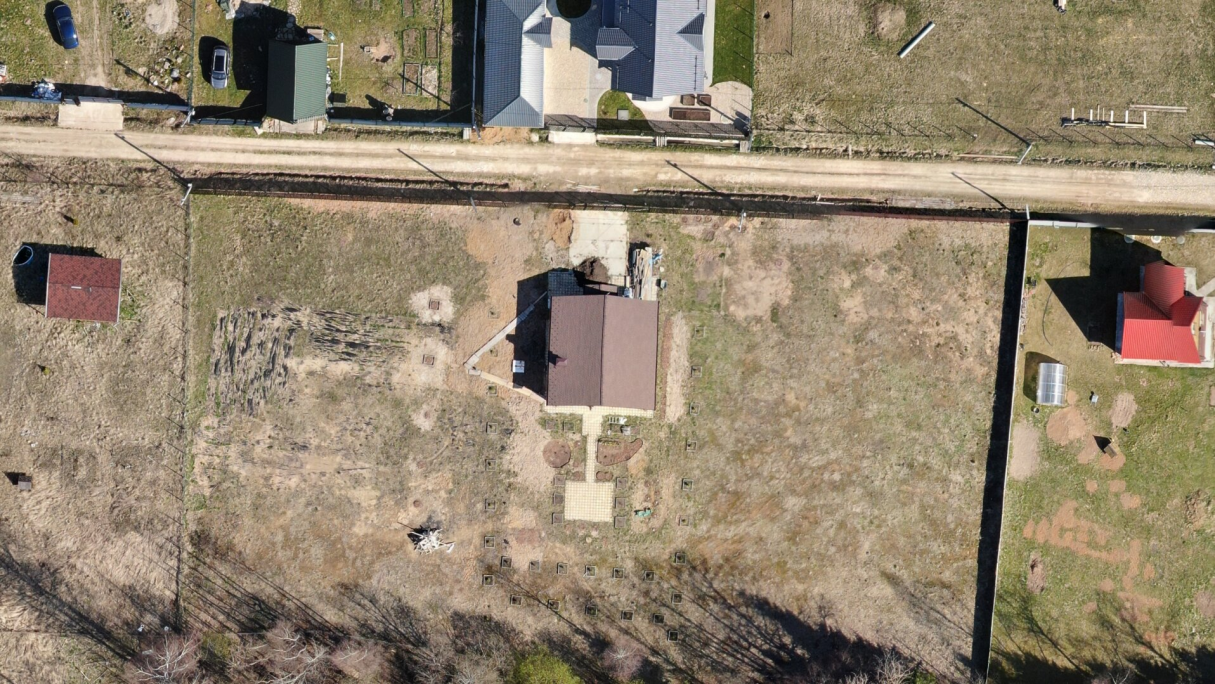
#> input picture Default_Images/test.png, 1215 x 684 px, found by its file name
$ python Rects_and_angles.py
#> lines starting #> are read from the running program, lines starting #| are printed output that depends on the picture; after the words box and inside, x2 and y2 are one past the last pixel; in counts of white or black regions, pixels touching at a corner belong together
import numpy as np
import cv2 as cv
import math

hsv_min = np.array((86, 11, 0), np.uint8)
hsv_max = np.array((132, 255, 255), np.uint8)

color_blue = (255, 0, 0)
color_yellow = (0, 255, 255)

if __name__ == '__main__':
    fn = 'Default_Images/test.png'  # имя файла, который будем анализировать
    img = cv.imread(fn)
#> img is the input picture: shape (684, 1215, 3); mean B, G, R 109.8, 131.5, 145.8

    hsv = cv.cvtColor(img, cv.COLOR_BGR2HSV)  # меняем цветовую модель с BGR на HSV
#> hsv: shape (684, 1215, 3); mean H, S, V 26.9, 68.6, 147
    thresh = cv.inRange(hsv, hsv_min, hsv_max)  # применяем цветовой фильтр
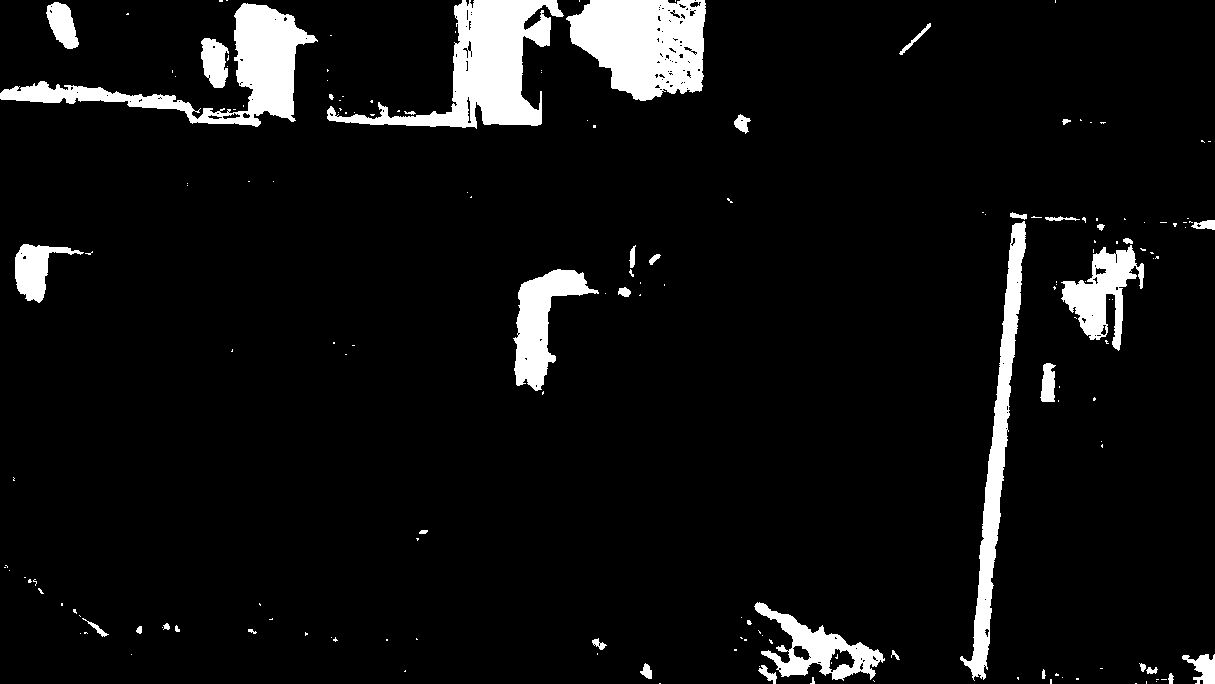
#> thresh: shape (684, 1215); 6.8% white; 174 white regions (135 under 20 px)
    contours0, hierarchy = cv.findContours(thresh.copy(), cv.RETR_TREE, cv.CHAIN_APPROX_SIMPLE)
#> contours0 = 317 contours, 259 with area under 20; largest, box (x1, y1, x2, y2) and area: (327, 0, 564, 129) 10692, (566, 0, 706, 101) 10500, (0, 3, 318, 127) 8976, (960, 221, 1026, 681) 6304, (513, 269, 599, 391) 4142

    # перебираем все найденные контуры в цикле
    for cnt in contours0:
        rect = cv.minAreaRect(cnt)  # пытаемся вписать прямоугольник
        box = cv.boxPoints(rect)  # поиск четырех вершин прямоугольника
        box = np.int0(box)  # округление координат
        center = (int(rect[0][0]), int(rect[0][1]))
        area = int(rect[1][0] * rect[1][1])  # вычисление площади

    # вычисление координат двух векторов, являющихся сторонам прямоугольника
        edge1 = np.int0((box[1][0] - box[0][0], box[1][1] - box[0][1]))
        edge2 = np.int0((box[2][0] - box[1][0], box[2][1] - box[1][1]))

    # выясняем какой вектор больше
        usedEdge = edge1
        if cv.norm(edge2) > cv.norm(edge1):
            usedEdge = edge2
        reference = (1, 0)  # горизонтальный вектор, задающий горизонт

    # вычисляем угол между самой длинной стороной прямоугольника и горизонтом
        angle = 180.0 / math.pi * math.acos((reference[0] * usedEdge[0] + reference[1] * usedEdge[1]) / (cv.norm(reference) * cv.norm(usedEdge)))

        if area > 100:
            cv.drawContours(img, [box], 0, (255, 0, 0), 2)  # рисуем прямоугольник
            cv.circle(img, center, 5, color_yellow, 2)  # рисуем маленький кружок в центре прямоугольника
        # выводим в кадр величину угла наклона
            cv.putText(img, "%d" % int(angle), (center[0] + 20, center[1] - 20), cv.FONT_HERSHEY_SIMPLEX, 1, color_yellow, 2)
#> this loop made 317 passes
#> (rect, box, center, area, edge1, angle) on passes 13, 16, 45, 58: (((1170.5, 678), (10, 5), -90), [[1173, 683], [1168, 683], [1168, 673], [1173, 673]], (1170, 678), 50, [-5, 0], 90), (((1043.5, 673.5), (9, 3), -90), [[1045, 678], [1042, 678], [1042, 669], [1045, 669]], (1043, 673), 27, [-3, 0], 90), (((138.5, 629.5), (7, 5), -90), [[141, 633], [136, 633], [136, 626], [141, 626]], (138, 629), 35, [-5, 0], 90), (((861.5, 666), (6.36, 4.95), -45), [[861, 670], [857, 666], [862, 662], [865, 665]], (861, 666), 31, [-4, -4], 38.66)
#> (rect, box, area, edge1, angle) on passes 12, 46: (((812, 680), (6, 4), -90), [[814, 683], [810, 683], [810, 677], [814, 677]], 24, [-4, 0], 90), (((177, 628), (6, 4), -90), [[179, 631], [175, 631], [175, 625], [179, 625]], 24, [-4, 0], 90)
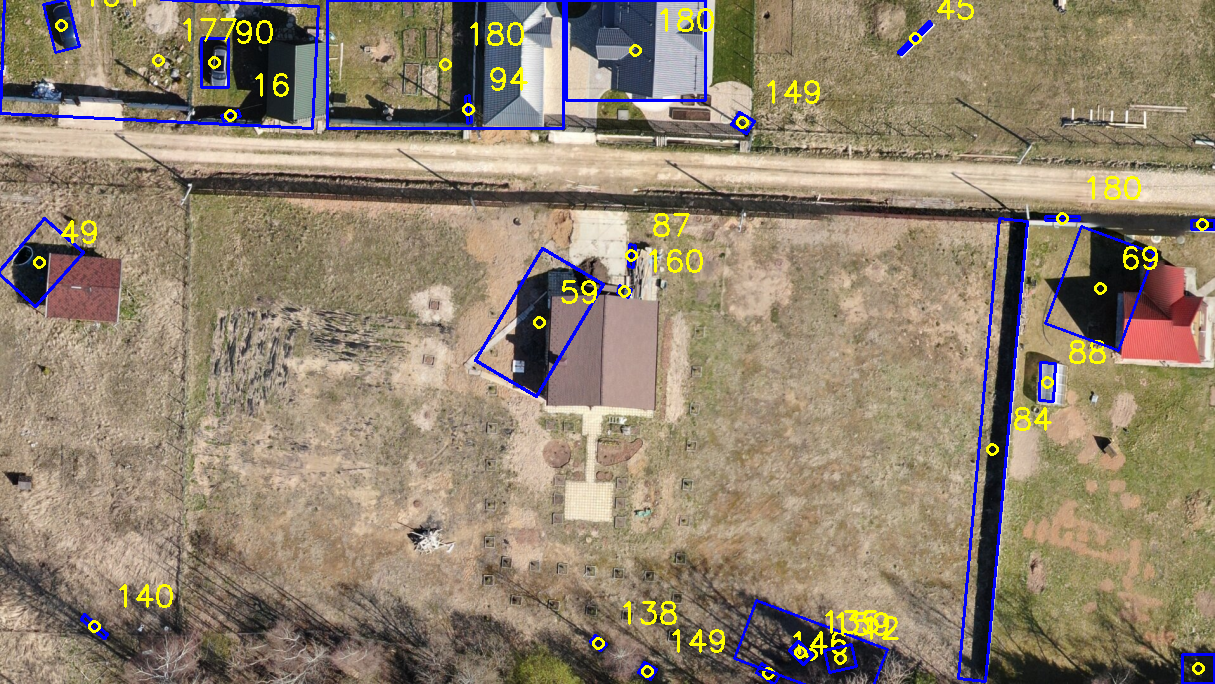
#> img: shape (684, 1215, 3); 3.18% of pixels changed, all inside (x1, y1, x2, y2) = (0, 0, 1215, 684)

    #cv.imshow('contours', img)
    cv.imwrite('Ready_Images/Test1.png',img)

    cv.waitKey()
    cv.destroyAllWindows()

$ run again, with Default_Images/40922.png copied over Default_Images/test.png
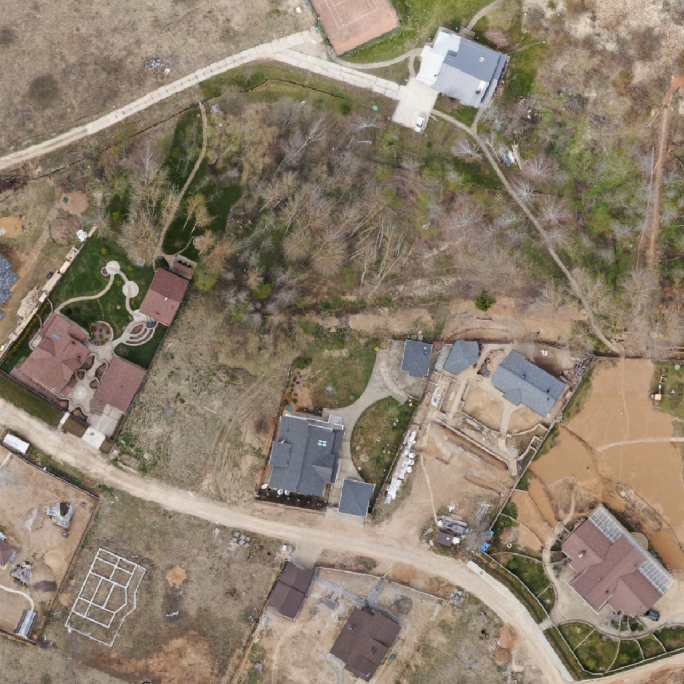
#> input picture Default_Images/40922.png, 684 x 684 px, found by its file name
#> img is the input picture: shape (684, 684, 3); mean B, G, R 109.5, 127, 140.7
#> hsv: shape (684, 684, 3); mean H, S, V 24.2, 63.2, 141.8
#> `thresh = cv.inRange(hsv, hsv_min, hsv_max)`:
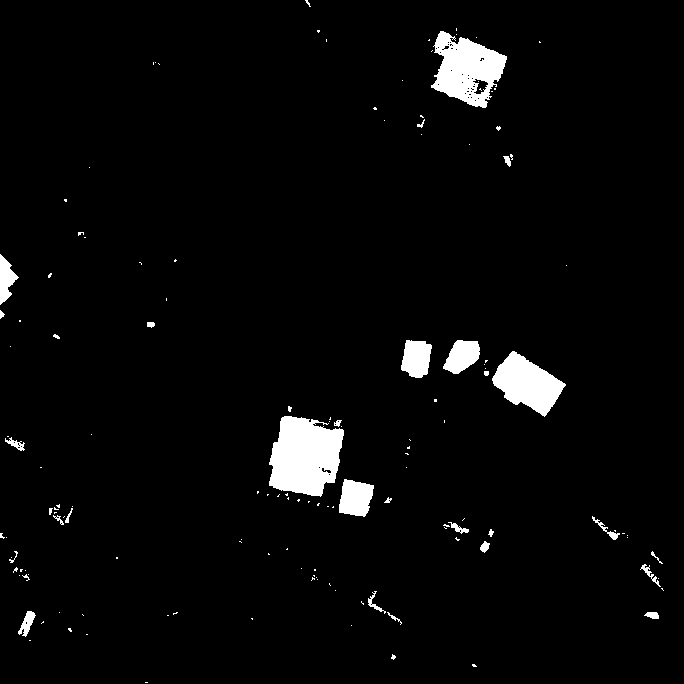
#> thresh: shape (684, 684); 3.4% white; 142 white regions (112 under 20 px)
#> contours0 = 197 contours, 175 with area under 20; largest, box (x1, y1, x2, y2) and area: (269, 416, 344, 497) 4384, (431, 31, 507, 108) 3474, (492, 351, 566, 417) 2554, (339, 479, 374, 517) 940, (401, 340, 432, 378) 850
#> the loop `for cnt in contours0:` made 197 passes
#> (rect, box, center, area, edge1, angle) on passes 16, 42, 44: (((26.53, 623.2), (25.89, 9.24), -66.04), [[25, 636], [17, 633], [27, 609], [36, 613]], (26, 623), 239, [-8, -3], 67.38), (((13.13, 556.6), (12.51, 4.45), -57.99), [[11, 563], [7, 560], [14, 550], [18, 552]], (13, 556), 55, [-4, -3], 55.01), (((484.5, 546.5), (10.29, 7.6), -63.43), [[485, 552], [478, 549], [483, 540], [490, 543]], (484, 546), 78, [-7, -3], 60.95)
#> after the loop `for cnt in contours0:`:
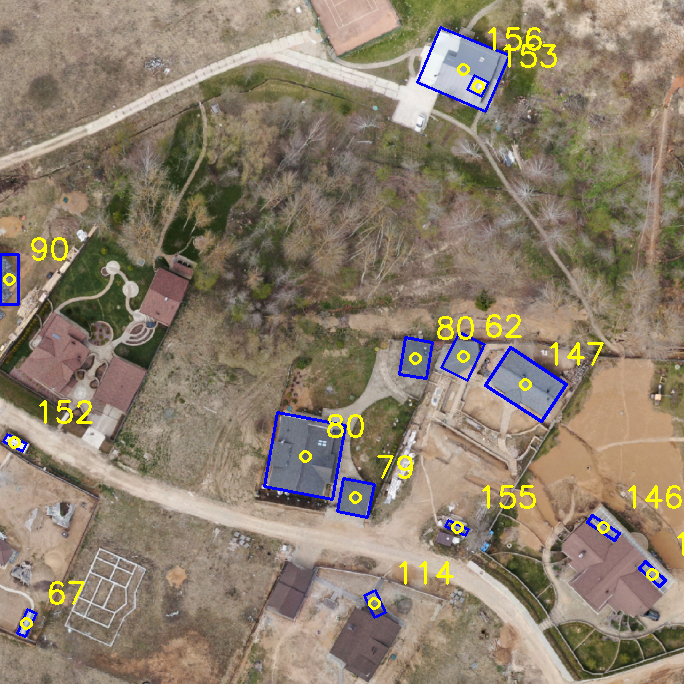
#> img: shape (684, 684, 3); 2.3% of pixels changed, all inside (x1, y1, x2, y2) = (0, 26, 684, 638)

$ run again, with Default_Images/40923.png copied over Default_Images/test.png
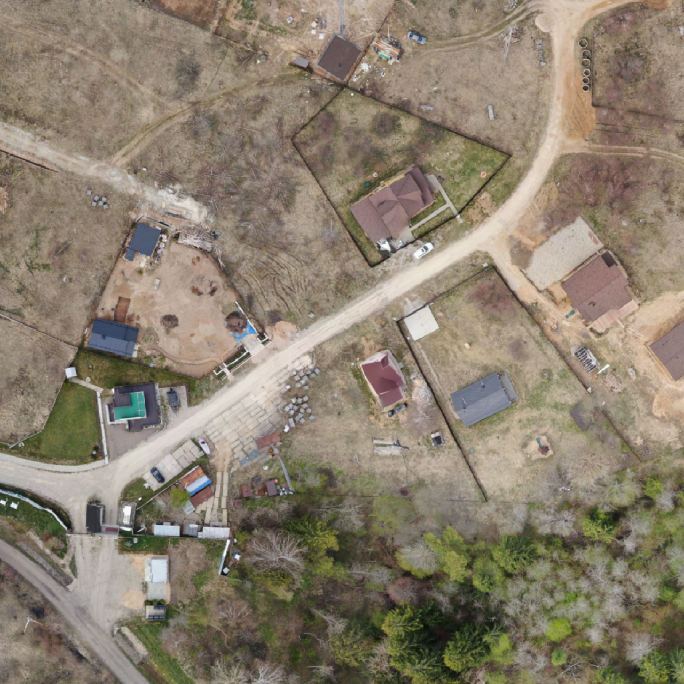
#> input picture Default_Images/40923.png, 684 x 684 px, found by its file name
#> img is the input picture: shape (684, 684, 3); mean B, G, R 110.5, 127.6, 138.6
#> hsv: shape (684, 684, 3); mean H, S, V 23.6, 58.3, 139.9
#> `thresh = cv.inRange(hsv, hsv_min, hsv_max)`:
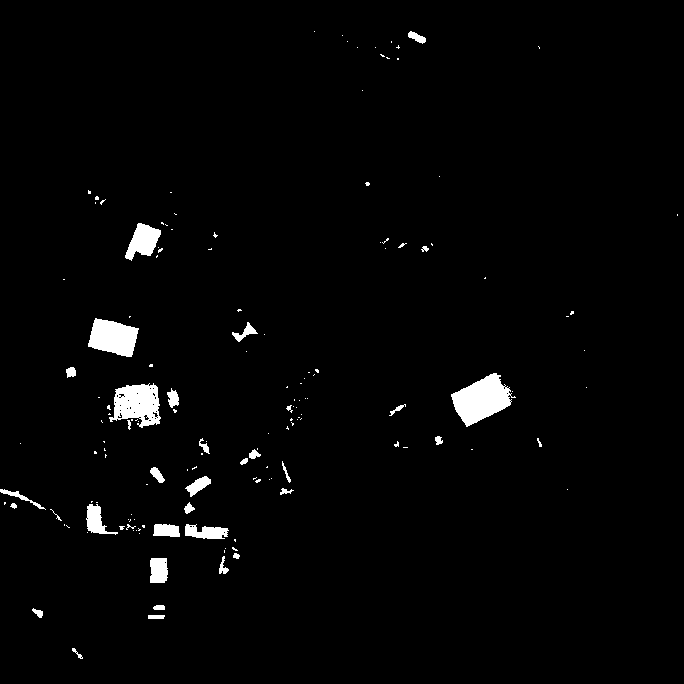
#> thresh: shape (684, 684); 2.1% white; 150 white regions (114 under 20 px)
#> contours0 = 188 contours, 157 with area under 20; largest, box (x1, y1, x2, y2) and area: (451, 373, 516, 427) 1847, (109, 383, 161, 428) 1516, (88, 318, 139, 357) 1303, (125, 223, 161, 261) 721, (185, 524, 229, 539) 394
#> the loop `for cnt in contours0:` made 188 passes
#> (rect, box, center, area, edge1, angle) on passes 7, 9, 38: (((158.5, 570), (24, 17), -90), [[167, 582], [150, 582], [150, 558], [167, 558]], (158, 570), 408, [-17, 0], 90), (((223.5, 564.5), (17, 9), -90), [[228, 573], [219, 573], [219, 556], [228, 556]], (223, 564), 153, [-9, 0], 90), (((188.1, 508.3), (9.47, 8.58), -39.81), [[187, 514], [181, 508], [188, 501], [194, 508]], (188, 508), 81, [-6, -6], 45)
#> after the loop `for cnt in contours0:`:
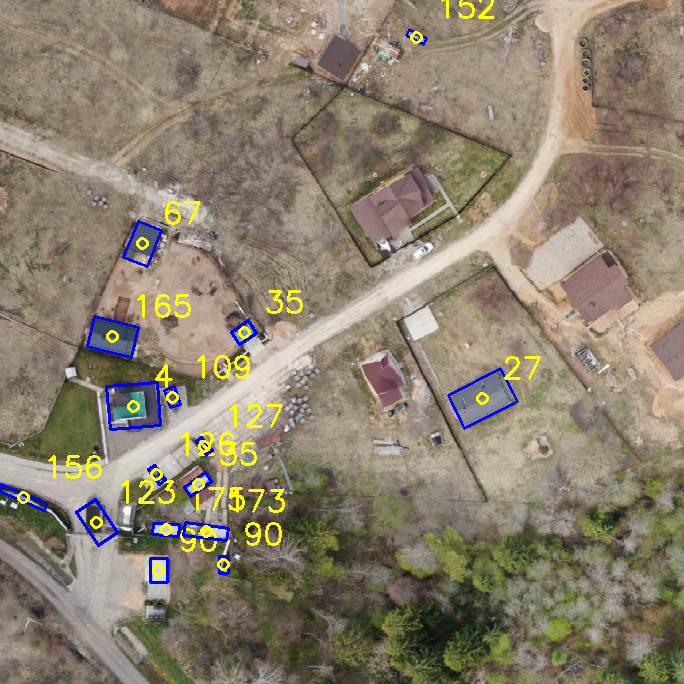
#> img: shape (684, 684, 3); 2.34% of pixels changed, all inside (x1, y1, x2, y2) = (0, 0, 541, 584)
